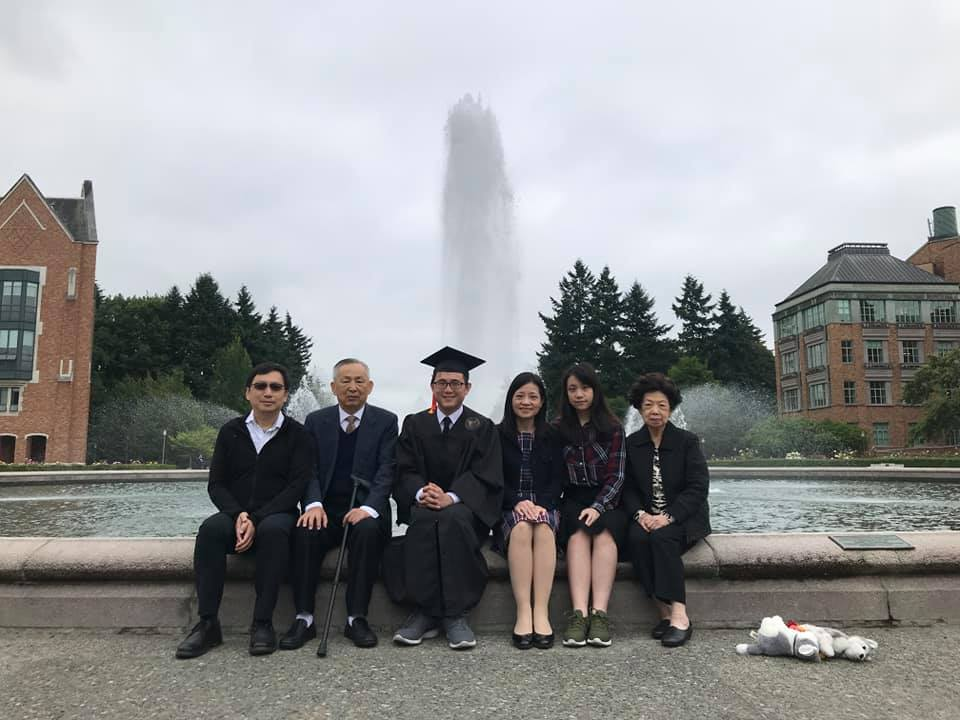
#> input picture opencv-3-histogram_matching/uw_grad.jpg, 960 x 720 px
$ python match_histograms.py --source uw_grad.jpg --reference uw_parents_grad.jpg   (older library calls are emulated)
#> lines starting #> are read from the running program, lines starting #| are printed output that depends on the picture
from skimage import exposure
import matplotlib.pyplot as plt
import imutils
import argparse
import cv2

# Idea: take the clor distribution in the reference image and transfer it to the source image
ap = argparse.ArgumentParser()
ap.add_argument("-s", "--source", required=True, help="path to input source image")
ap.add_argument("-r", "--reference", required=True, help="path to input reference image")
args = vars(ap.parse_args())

src = cv2.imread(args["source"])
#> src is the input picture: shape (720, 960, 3); mean B, G, R 148.3, 147, 146.5
ref = cv2.imread(args["reference"])
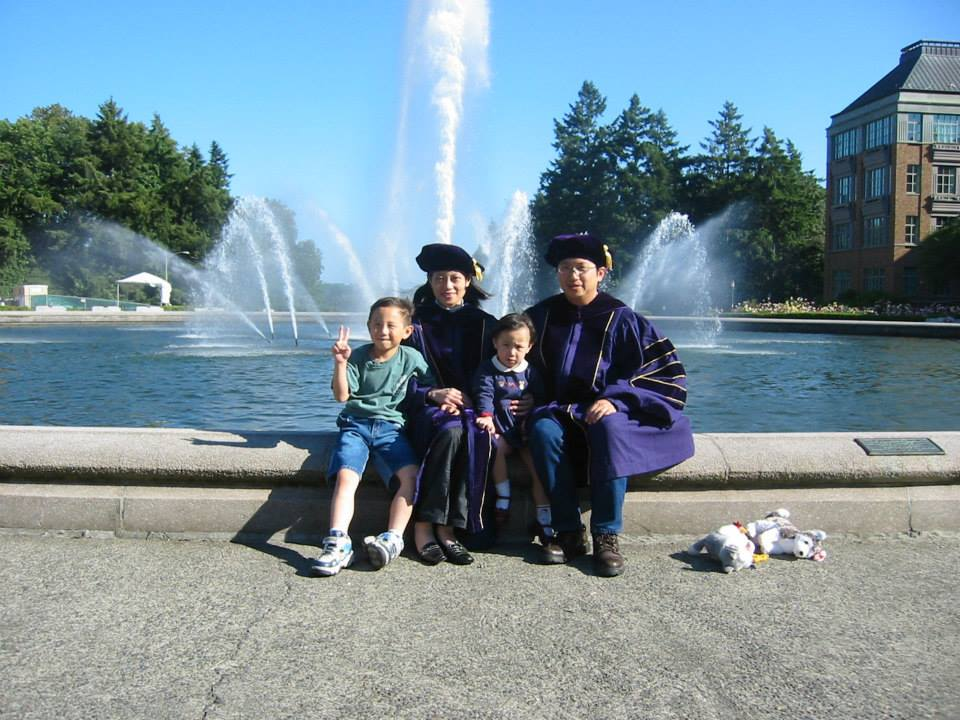
#> input picture opencv-3-histogram_matching/uw_parents_grad.jpg, 960 x 720 px
#> ref is the input picture: shape (720, 960, 3); mean B, G, R 153.3, 142.5, 120.3

is_multi_channel = True if src.shape[-1] > 1 else False
#> is_multi_channel = True
matched = exposure.match_histograms(src, ref, multichannel=is_multi_channel)
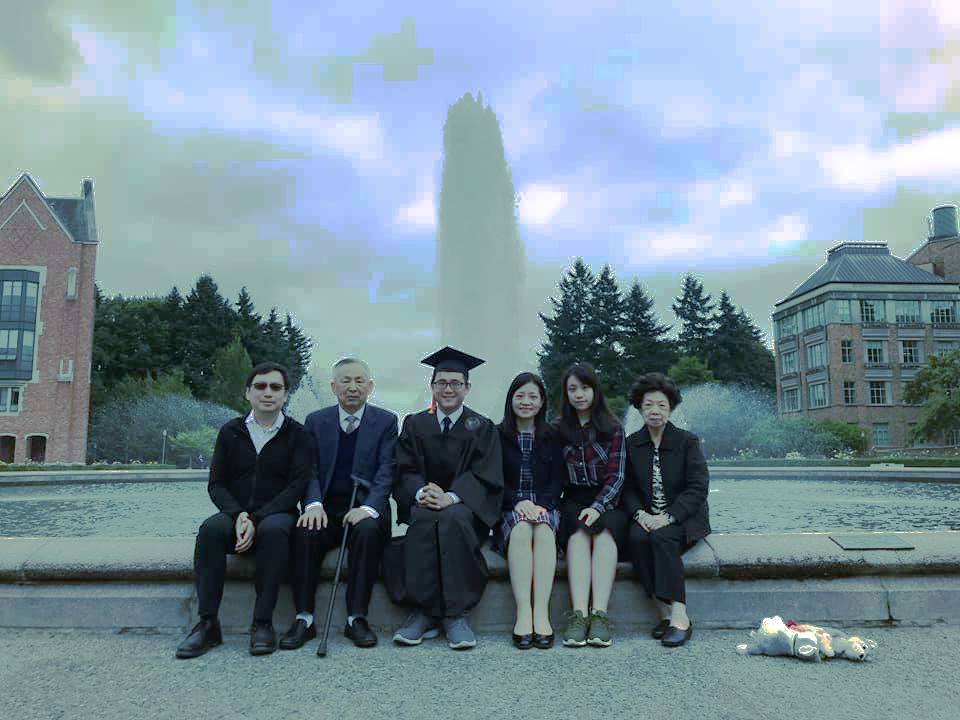
#> matched: shape (720, 960, 3); mean B, G, R 153.3, 142.4, 120.5

cv2.imshow("source", src)
cv2.imshow("reference", ref)
cv2.imshow("matched", matched)
cv2.waitKey(0)

(fig, axs) = plt.subplots(nrows=3, ncols=3, figsize=(8, 8))

for (i, image) in enumerate((src, ref, matched)):
    rgb = imutils.opencv2matplotlib(image)

    for (j, color) in enumerate(("red", "green", "blue")):
        # compute histogram for current color channel
        (hist, bins) = exposure.histogram(rgb[..., j], source_range="dtype")
        axs[j, i].plot(bins, hist / hist.max())

        # compute the cumulative distribution function for the current channel and plot it
        (cdf, bins) = exposure.cumulative_distribution(rgb[..., j])
        axs[j, i].plot(bins, cdf)

        # set the y-axis label of the current plot to be the name
        axs[j, 0].set_ylabel(color)
#> this loop made 3 passes

axs[0, 0].set_title("Source")
axs[0, 1].set_title("Reference")
axs[0, 2].set_title("Matched")

plt.tight_layout()
plt.show()
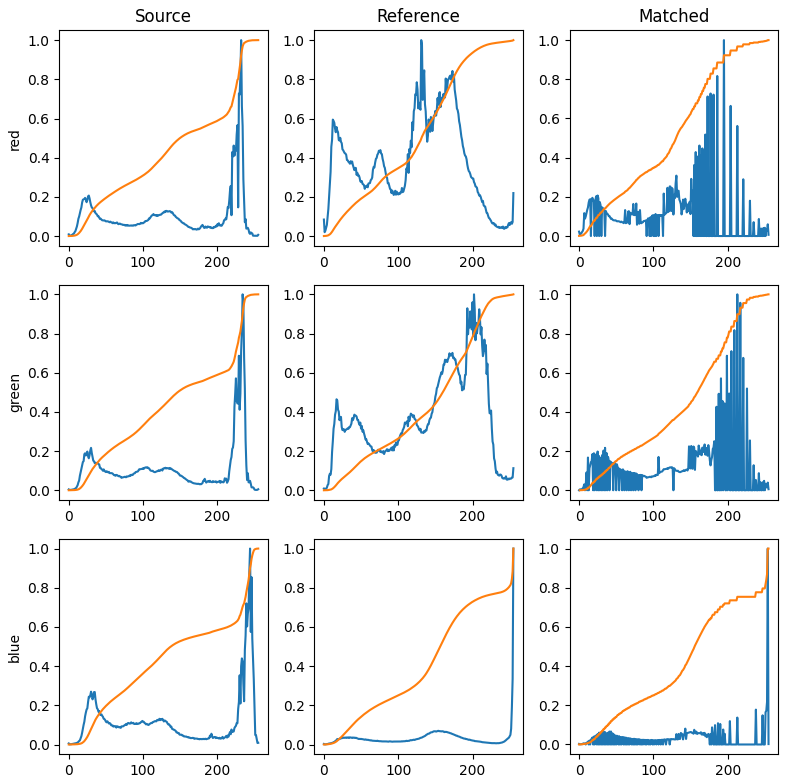
#> figure drawn by matplotlib, 9 panels; panel 1: curve peaks at x = 232, y = 1; panel 1: curve peaks at x = 255, y = 1; panel 2: curve peaks at x = 131, y = 1; panel 2: curve peaks at x = 255, y = 1
